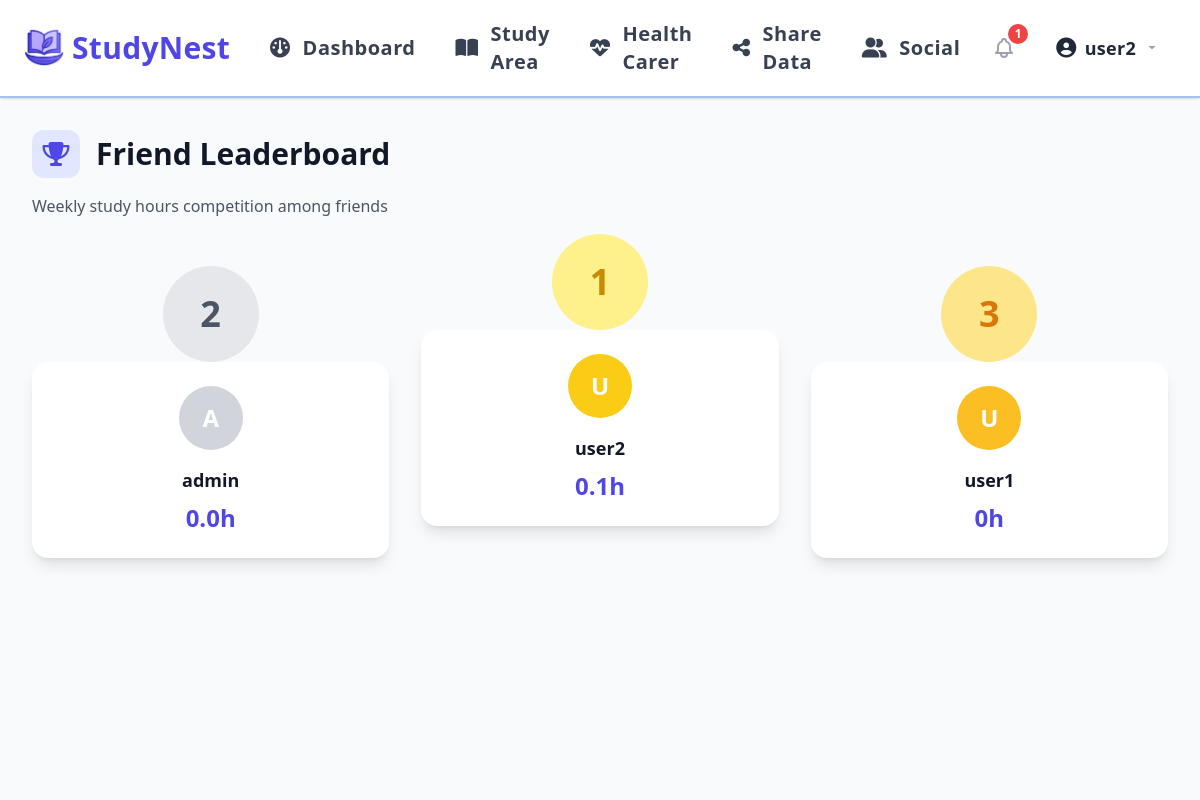
The page /friend_leaderboard (signed in) on the database as committed earlier.
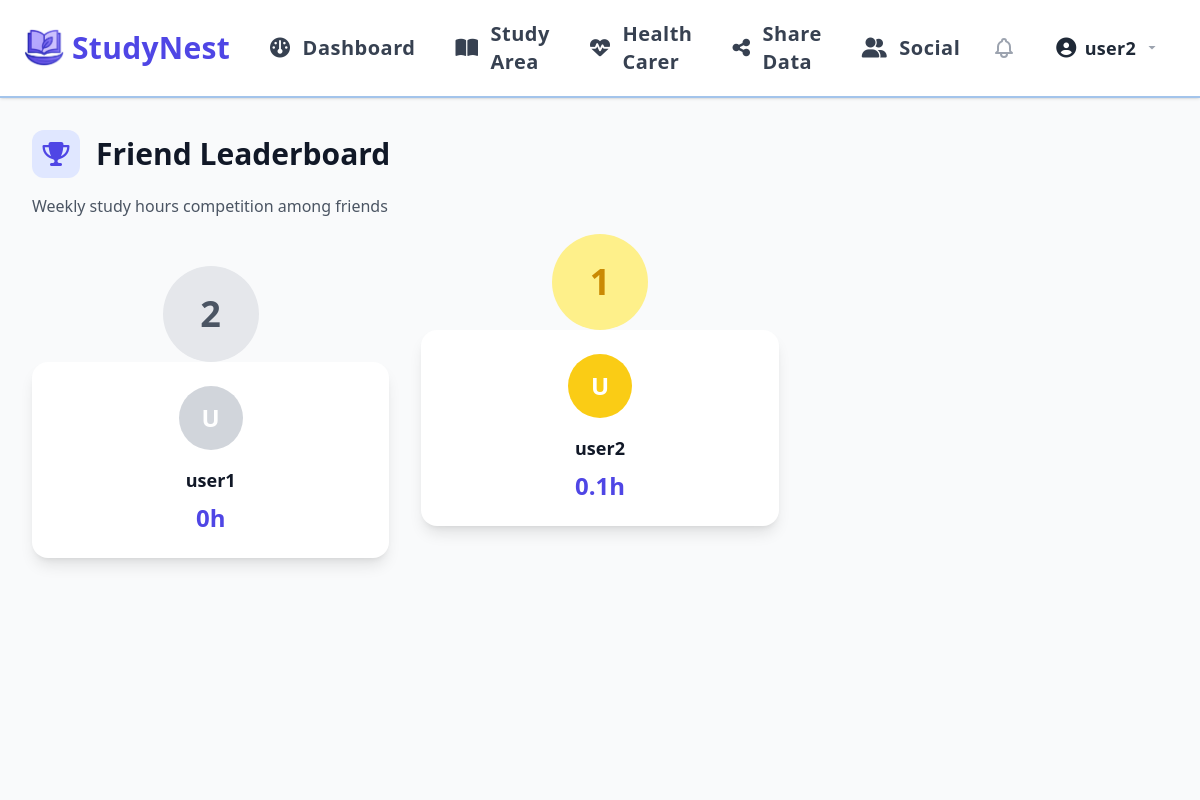
The same page on the database as committed later.
### app/models.py (models this page shows)
class User(UserMixin, db.Model):
    id = db.Column(db.Integer, primary_key=True)
    username = db.Column(db.String(80), unique=True, nullable=False)
    password = db.Column(db.String(255), nullable=False)
    email = db.Column(db.String(120), unique=True, nullable=False)
    created_at = db.Column(db.DateTime, default=lambda: datetime.now(UTC))
    university = db.Column(db.String(120))
    profile_picture = db.Column(db.String(120), default=None)  # Store the filename of the profile picture
    study_sessions = db.relationship('StudySession', backref='user', lazy=True)
    tasks = db.relationship('Task', backref='user', lazy=True)
    wellness_checks = db.relationship('WellnessCheck', backref='user', lazy=True)
    friends = db.relationship(
        'User',
        secondary='friendship',
        primaryjoin=(Friendship.user_id == id),
        secondaryjoin=(Friendship.friend_id == id),
        backref='friend_of'
    )
    sent_friend_requests = db.relationship('FriendRequest',
                                         foreign_keys='FriendRequest.from_user_id',
                                         back_populates='from_user',
                                         lazy=True)
    received_friend_requests = db.relationship('FriendRequest',
                                            foreign_keys='FriendRequest.to_user_id',
                                            back_populates='to_user',
                                            lazy=True)

### app/routes.py (the view)
@main.route('/friend_leaderboard')
@login_required
def friend_leaderboard():
    today = datetime.now(UTC).date()
    start_of_week = today - timedelta(days=today.weekday() + 1 if today.weekday() != 6 else 0)
    start_of_week = datetime.combine(start_of_week, datetime.min.time())
    friends = current_user.friends
    friend_study_hours = []
    for friend in friends:
        sessions = StudySession.query.filter(
            StudySession.user_id == friend.id,
            StudySession.start_time >= start_of_week
        ).all()
        total_hours = sum(
            (session.end_time - session.start_time).total_seconds() / 3600
            for session in sessions
            if session.end_time
        )
        friend_study_hours.append({
            'friend': friend,
            'hours': round(total_hours, 1)
        })
    user_sessions = StudySession.query.filter(
        StudySession.user_id == current_user.id,
        StudySession.start_time >= start_of_week
    ).all()
    user_hours = sum(
        (session.end_time - session.start_time).total_seconds() / 3600
        for session in user_sessions
        if session.end_time
    )
    friend_study_hours.append({
        'friend': current_user,
        'hours': round(user_hours, 1)
    })
    friend_study_hours.sort(key=lambda x: x['hours'], reverse=True)
    return render_template('friend_leaderboard.html',
                            friend_study_hours=friend_study_hours,
                            start_of_week=start_of_week)

### app/routes.py (called while the page is built)
@login_manager.user_loader
def load_user(user_id):
    return User.query.get(int(user_id))

@main.context_processor
def inject_notifications():
    if current_user.is_authenticated:
        pending_count = FriendRequest.query.filter_by(to_user_id=current_user.id, status='pending').count()
        accepted_count = FriendRequest.query.filter_by(from_user_id=current_user.id, status='accepted', is_read=False).count()
        unread_shared_data = SharedData.query.filter_by(to_user_id=current_user.id, is_read=False).count()
        return dict(
            pending_requests_count=pending_count,
            accepted_requests_count=accepted_count,
            unread_shared_data_count=unread_shared_data
        )
    return dict(pending_requests_count=0, accepted_requests_count=0, unread_shared_data_count=0)

### templates/friend_leaderboard.html (shortened to what the changed rows need)
{% extends "base.html" %}
{% block content %}
<div class="h-full w-full bg-gray-50 dark:bg-gray-800">
    <div class="h-full w-full p-8">
        <div class="max-w-7xl mx-auto">
            <div class="mb-8">
                <div class="flex items-center mb-4">
                    <h1 class="text-3xl font-bold text-gray-900 dark:text-white">Friend Leaderboard</h1>
                </div>
            </div>
            {% if friend_study_hours %}
                <div class="grid grid-cols-3 gap-8 mb-12">
                    {% if friend_study_hours|length >= 2 %}
                    <div class="flex flex-col items-center justify-end">
                        <div class="w-24 h-24 rounded-full bg-gray-200 dark:bg-gray-600 flex items-center justify-center mb-4 transform translate-y-4">
                            <span class="text-4xl font-bold text-gray-600 dark:text-gray-300">2</span>
                        </div>
                        <div class="bg-white dark:bg-gray-700 rounded-2xl p-6 w-full text-center shadow-lg">
                            <div class="w-16 h-16 rounded-full bg-gray-300 dark:bg-gray-500 flex items-center justify-center mx-auto mb-4">
                                <span class="text-2xl font-bold text-white">{{ friend_study_hours[1].friend.username[0]|upper }}</span>
                            </div>
                            <h3 class="font-semibold text-gray-900 dark:text-white text-lg mb-2">{{ friend_study_hours[1].friend.username }}</h3>
                            <p class="text-2xl font-bold text-indigo-600 dark:text-indigo-300">{{ friend_study_hours[1].hours }}h</p>
                        </div>
                    </div>
                    {% endif %}
                    {% if friend_study_hours|length >= 3 %}
                    <div class="flex flex-col items-center justify-end">
                        <div class="w-24 h-24 rounded-full bg-amber-200 dark:bg-amber-600 flex items-center justify-center mb-4 transform translate-y-4">
                            <span class="text-4xl font-bold text-amber-600 dark:text-amber-300">3</span>
                        </div>
                        <div class="bg-white dark:bg-gray-700 rounded-2xl p-6 w-full text-center shadow-lg">
                            <div class="w-16 h-16 rounded-full bg-amber-400 dark:bg-amber-500 flex items-center justify-center mx-auto mb-4">
                                <span class="text-2xl font-bold text-white">{{ friend_study_hours[2].friend.username[0]|upper }}</span>
                            </div>
                            <h3 class="font-semibold text-gray-900 dark:text-white text-lg mb-2">{{ friend_study_hours[2].friend.username }}</h3>
                            <p class="text-2xl font-bold text-indigo-600 dark:text-indigo-300">{{ friend_study_hours[2].hours }}h</p>
                        </div>
                    </div>
                    {% endif %}
                </div>
            {% endif %}
        </div>
    </div>
</div>
{% endblock %}

### templates/base.html (shortened to what the changed rows need)
<!DOCTYPE html>
<html lang="en" class="h-full">
<head>
    <script src="https://cdn.tailwindcss.com"></script>
    <link rel="stylesheet" href="https://cdn.jsdelivr.net/npm/flatpickr/dist/flatpickr.min.css">
    <link rel="stylesheet" href="{{ static_file('css/styles.css') }}">
    <link rel="stylesheet" href="https://cdnjs.cloudflare.com/ajax/libs/font-awesome/6.5.0/css/all.min.css" />
    <link href="https://cdn.jsdelivr.net/npm/tom-select@2.3.1/dist/css/tom-select.css" rel="stylesheet">
</head>
<body class="bg-background text-primary h-full flex flex-col">
    <nav class="flex items-center bg-white px-6 py-3 shadow justify-between sticky top-0 z-50 text-lg">
        <div class="flex items-center space-x-4">
            {% if not (request.endpoint == 'main.index' and not current_user.is_authenticated) %}
            <div class="flex items-center space-x-4">
                {% if current_user.is_authenticated %}
                <a href="{{ url_for('main.notifications') }}" class="relative flex items-center px-2 py-2">
                    {% if pending_requests_count + accepted_requests_count + unread_shared_data_count > 0 %}
                    <span class="absolute -top-1 -right-1 bg-red-500 text-white text-xs font-bold rounded-full w-5 h-5 flex items-center justify-center">
                        {{ pending_requests_count + accepted_requests_count + unread_shared_data_count }}
                    </span>
                    {% endif %}
                </a>
                {% endif %}
            </div>
            {% endif %}
        </div>
    </nav>
    <main class="flex-1 w-full page-content">
        {% block content %}
        {% endblock %}
    </main>
</body>
</html>

Rows that differ between the two databases and show on the page:
no longer on this page (row edited): User: username "A", username "admin"
shown differently, row unchanged: User "user1": username "U" → (not shown); username "user1" → (not shown)
Other text that changed with them:
{{ friend_study_hours[1].friend.username[0]|upper }}: "A" → "U"
{{ friend_study_hours[1].friend.username }}: "admin" → "user1"
{{ friend_study_hours[1].hours }}: "0.0" → "0"
{{ friend_study_hours[2].hours }}: "0" → (not shown)
text no longer shown: "1 3 h"
